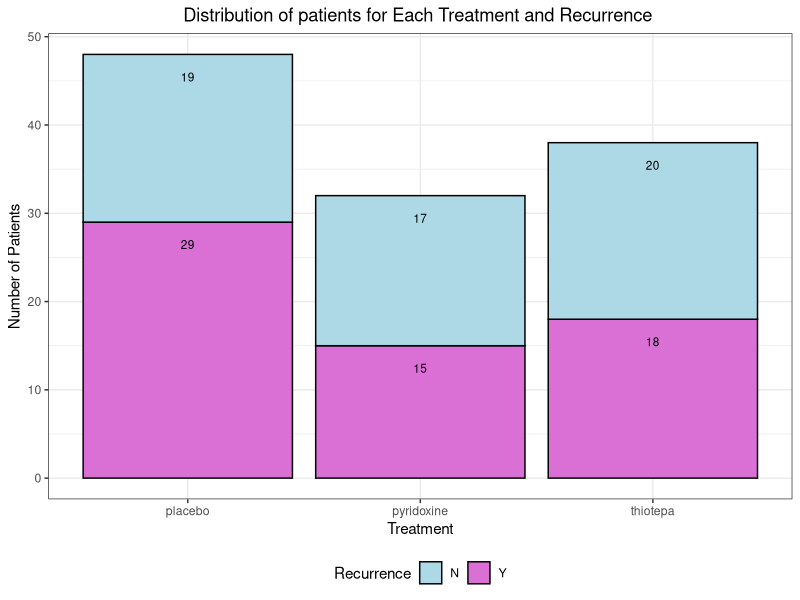
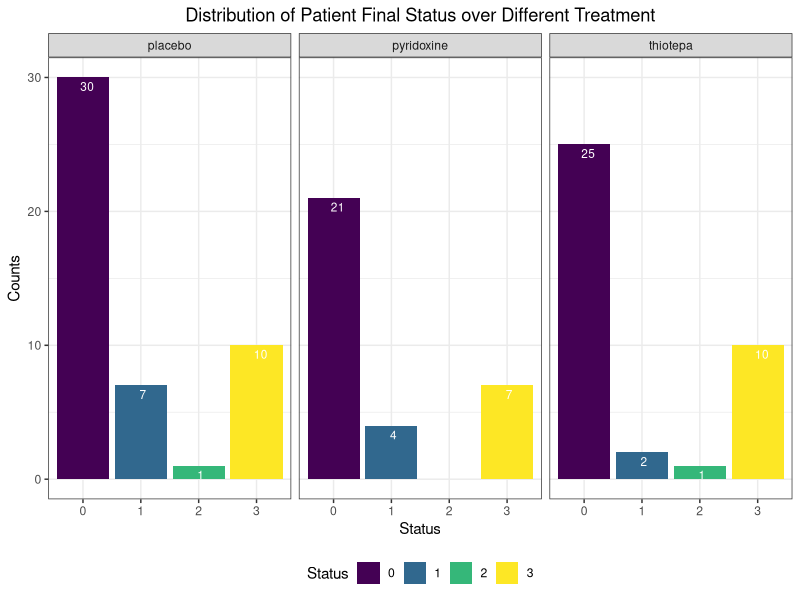
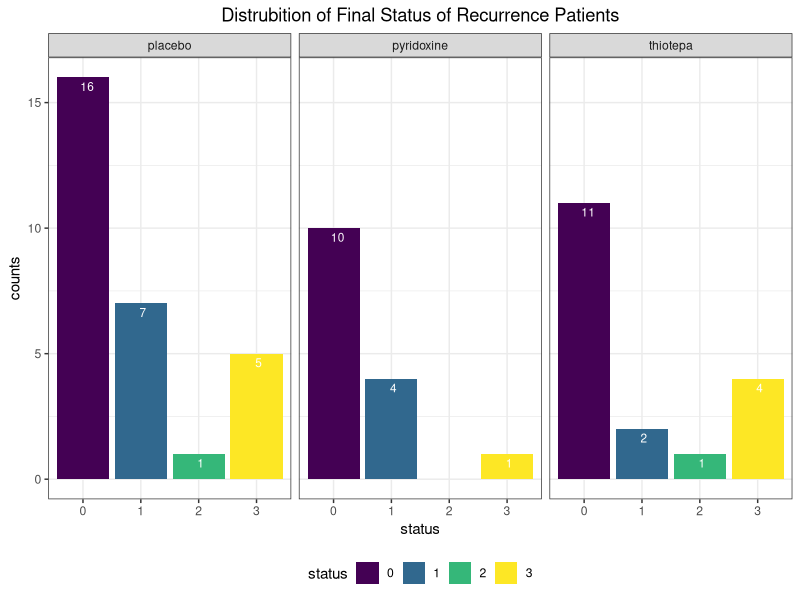
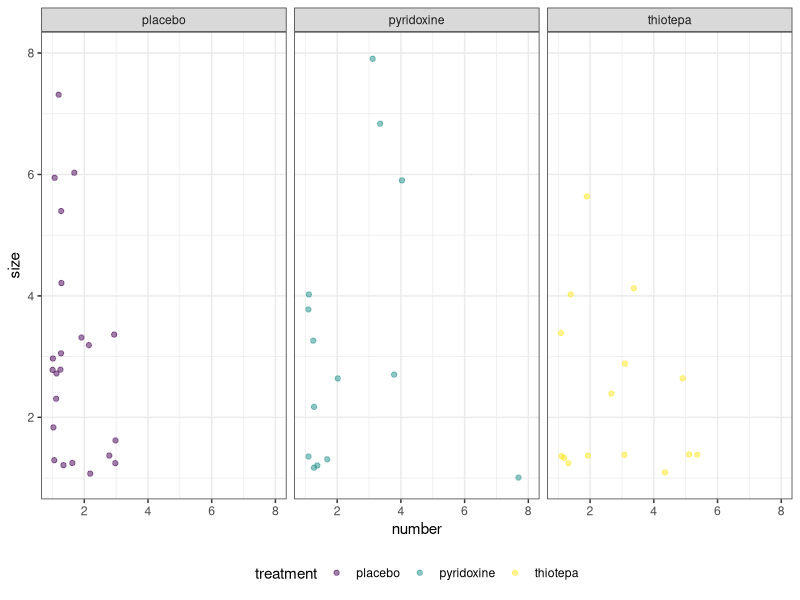
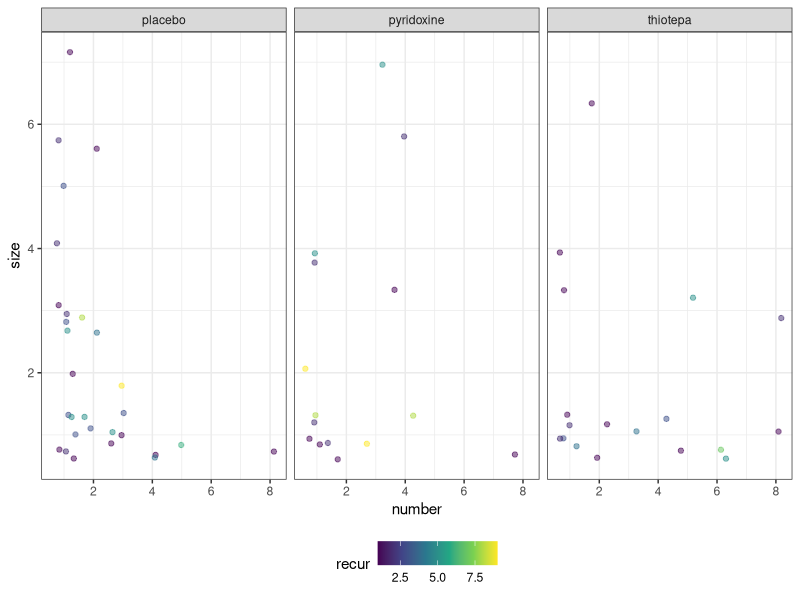
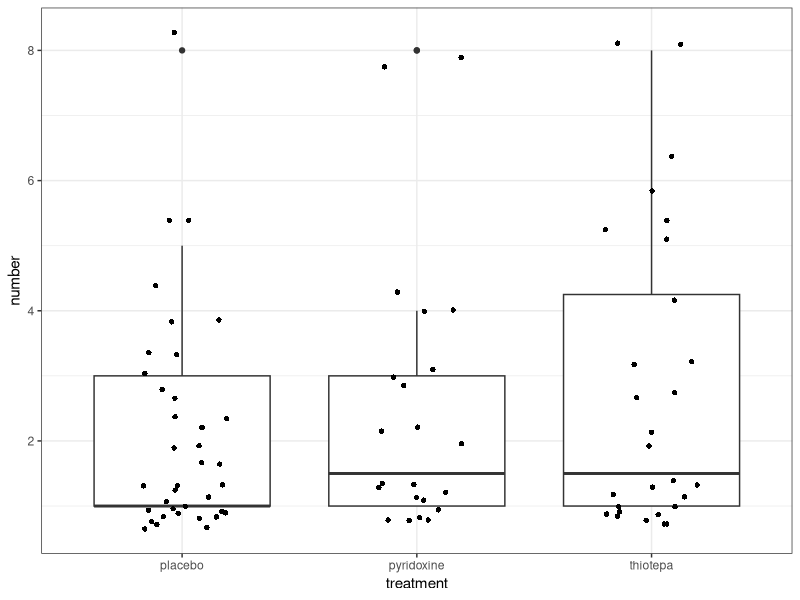
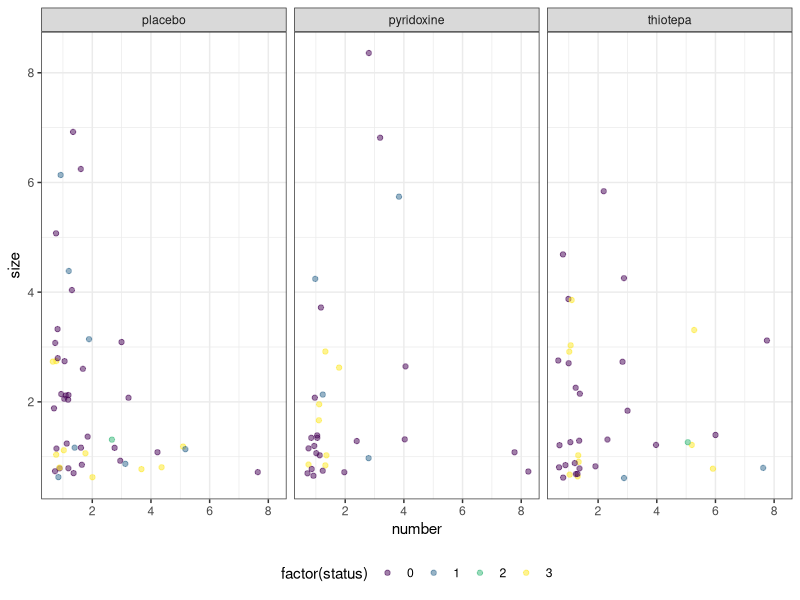
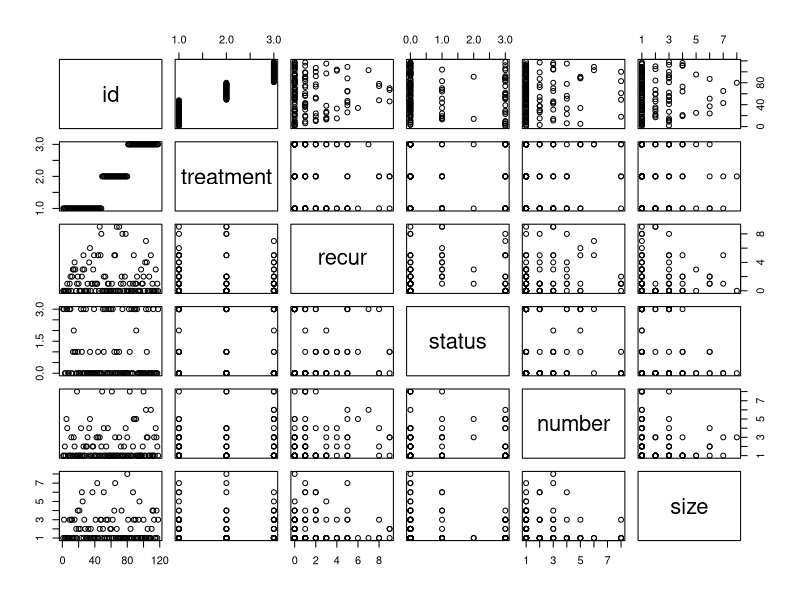

Reproduce these figures in R, in order.
## ---- chunk 1
knitr::opts_chunk$set(echo = TRUE)
## ---- chunk 2
library(tidyverse)
library(ggridges)
library(dplyr)
library(survival)
## ---- chunk 3
theme_set(
  theme_bw() +
    theme(
      legend.position = "bottom",
      plot.title = element_text(hjust = 0.5),
      plot.subtitle = element_text(hjust = 0.5),
      plot.caption = element_text(hjust = 0.0)
    )
)
options(
  ggplot2.continuous.colour = "viridis",
  ggplot2.continuous.fill = "viridis"
)
scale_colour_discrete = scale_colour_viridis_d
scale_fill_discrete = scale_fill_viridis_d
## ---- chunk 4
data(cancer, package = "survival")
head(bladder1) %>% knitr::kable()
## ---- chunk 5
bladder = bladder1 %>% group_by(id) %>% 
  mutate(total_recs = n(),
         new_enum =-enum + total_recs + 1) %>% 
  filter(new_enum == 1)
## ---- chunk 6
bladder %>% select(id,treatment,recur) %>% filter(recur > 0) %>%  group_by(treatment) %>% summarise(n = n()) 

bladder %>% select(id,treatment,recur) %>% filter(recur == 0) %>% unique() %>% group_by(treatment) %>% summarise(n = n())

p3 = data.frame(treatment = c(rep("placebo",2),rep("pyridoxine",2), rep("thiotepa",2)),
  recurrence = rep(c("Y","N"),3),n = c(29,19,15,17,18,20))

ggplot(data = p3, aes(x = treatment, y = n, fill=factor(recurrence))) + geom_bar(stat="identity",color = "black") + geom_text(aes(label = n),color = "black",hjust = 0.5,vjust = 3,size = 3,position = "stack") + labs(title = "Distribution of patients for Each Treatment and Recurrence ", x = "Treatment", y ="Number of Patients") + guides(fill = guide_legend(title = "Recurrence")) + scale_fill_manual(values = c('light blue','orchid'))

## ---- chunk 7
final_status = bladder %>%  
  select(id,treatment,recur,status) %>% 
  group_by(treatment,status) %>% summarise(n = n())

recurr_df2 = data.frame(final_status)

ggplot(data=recurr_df2, aes(x=as.factor(status), y= n,fill=as.factor(status))) + geom_bar(stat="identity", position=position_dodge())+geom_text(aes(label = n),color = "white",hjust=0.2,vjust=1.5,size=3,position = position_dodge(0.9))+facet_grid(. ~ treatment) + labs(title="Distribution of Patient Final Status over Different Treatment", x = "Status", y = "Counts", fill = "Status")
## ---- chunk 8
final_status_R = bladder %>% 
  filter(recur > 0) %>% 
  select(id,treatment,recur,status) %>% 
  group_by(treatment,status) %>% summarise(n = n())

final_status_R = data.frame(final_status_R)

ggplot(data=final_status_R, aes(x=as.factor(status), y= n,fill=as.factor(status))) + geom_bar(stat="identity", position=position_dodge())+geom_text(aes(label = n),color = "white",hjust=0.2,vjust=1.5,size=3,position = position_dodge(0.9))+facet_grid(. ~ treatment) + 
labs(title="Distrubition of Final Status of Recurrence Patients", x = "status", y = "counts", fill = "status")
## ---- chunk 9
#distribution of number of tumors and the largest initial tumor
d1 =  bladder %>% select(id,treatment,number,size) %>% group_by(treatment)

ggplot(d1, aes(x = number, y = size, color = treatment)) + 
  geom_point(alpha = .5,position= "jitter") +
  xlim(1,8) +
  ylim(1,8) +
  facet_grid(. ~ treatment)

## ---- chunk 10
d4 = bladder %>% filter(recur != 0) %>% 
     group_by(id,treatment,recur,status,number,size) %>% summarise(n = n())
d4 = data.frame(d4)

ggplot(d4, aes(x = number, y = size, color = recur)) + 
  geom_point(alpha = .5, position = "jitter") + 
  facet_grid(. ~ treatment)
## ---- chunk 11
d5 =bladder %>% group_by(treatment,recur,status,number,size) %>% summarise(n = n())

#boxplot,y=number of tumors
ggplot(d5, aes(x = treatment, y = number)) + geom_boxplot()+ geom_jitter(shape=16, position=position_jitter(0.2))
## ---- chunk 12
d6 = bladder %>% group_by(id,treatment,status,size,number) %>% summarise(n = n())

ggplot(d6, aes(x = number, y = size, color = factor(status))) + 
  geom_point(alpha = .5, position = "jitter") + 
  facet_grid(. ~ treatment)
## ---- chunk 13
d7=bladder%>%select(treatment,recur,status,number,size)
pairs(d7)
